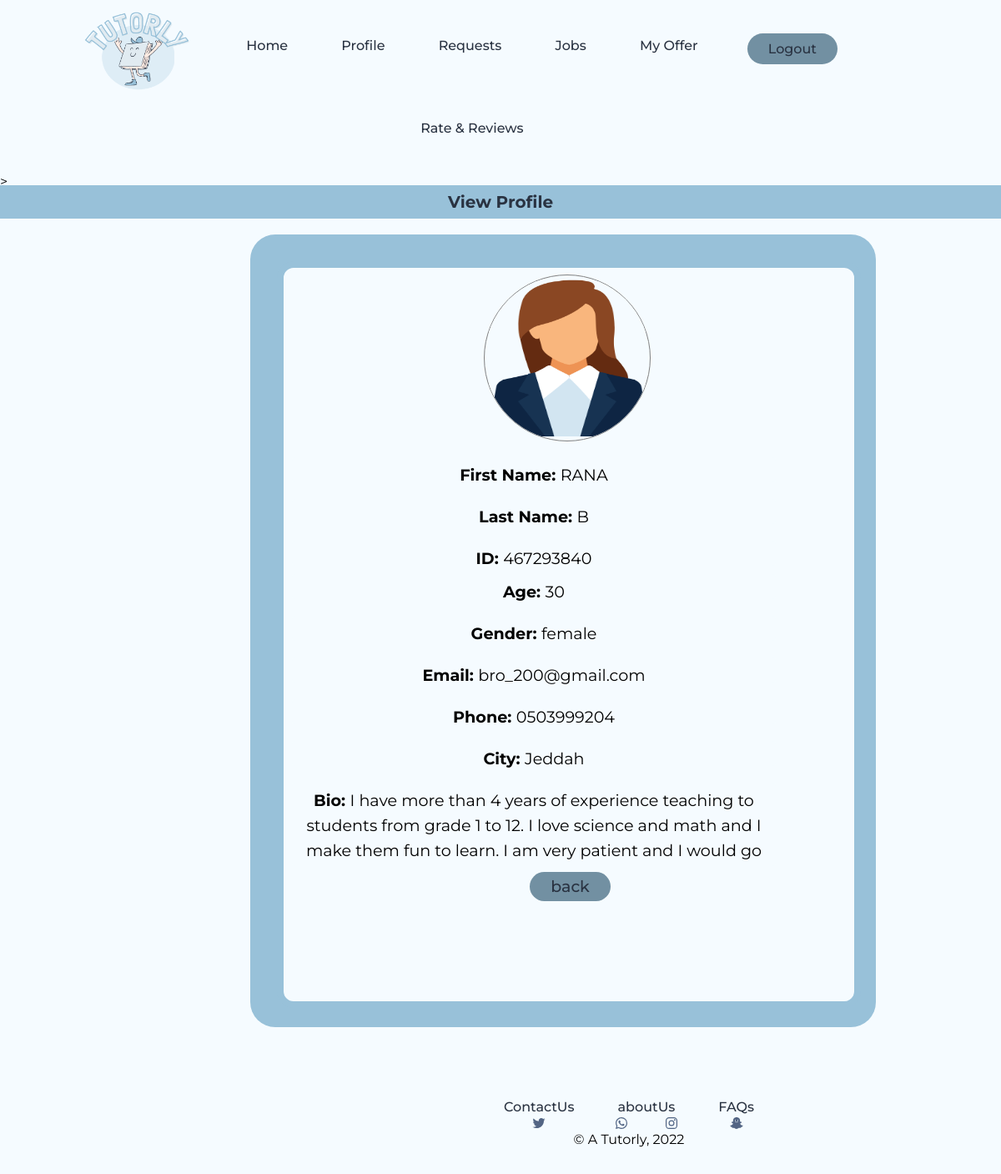
The page /php_files/ViewProfileTutor.php (signed in) on the database its author committed.
### tables this page shows
CREATE TABLE `tutor` (
  `email` varchar(100) NOT NULL,
  `password` varchar(30) NOT NULL,
  `firstName` varchar(100) NOT NULL,
  `lastName` varchar(100) NOT NULL,
  `gender` varchar(7) NOT NULL,
  `ID` int(11) NOT NULL,
  `age` int(11) NOT NULL,
  `city` varchar(30) NOT NULL,
  `phone` varchar(30) NOT NULL,
  `bio` text NOT NULL,
  `img` varchar(100) NOT NULL
);

### php_files/ViewProfileTutor.php (the view, shortened to what this page needs)
<?php
$servername= "localhost";
$username= "root" ;
$password= "";
$dbname= "381" ;
$connection= mysqli_connect($servername,$username,$password,$dbname);
?>
<?php include ("../php_files/tutorHeader.php"); ?>
<!DOCTYPE html>
<html lang ="en">
    <head>
    <link rel ="stylesheet" type= "text/css" href="../css_files/common.css">>
     <link rel ="stylesheet" type= "text/css" href="../css_files/ViewProfileTutor.css">
     </html>
</head>
     <body>
        <h2>
            View Profile
        </h2>
        <?php
                $currentUser = $_SESSION['email'];
                $sql = "SELECT * FROM `tutor` WHERE email ='$currentUser'";
                $gotResuslts = mysqli_query($connection,$sql);
                if($gotResuslts){
                    if(mysqli_num_rows($gotResuslts)>0){
                        while($row = mysqli_fetch_array($gotResuslts)){
                        ?>
            <div class="holder">
                <div class = "detail">
                <div class="profile-pic-div">
               <img src="../images/TutorPic1.png"<?php echo $row['img']; ?> id="photo"  alt="Tutor Picture" height="250"></div><br>
                       <p class="needs-container"> First Name: <span class="par"><?php echo $row['firstName']; ?></span>
            </p>
            <p class="needs-container">
                Last Name:
                <span class="par"> <?php echo $row['lastName']; ?></span>
            </p>
            <p class="needs-container"> ID:
                <span class="par"><?php echo $row['ID']; ?></span>
            </p>
            <p class="needs-container"> Age:
                <span class="par"><?php echo $row['age']; ?></span>
            </p>
            <p class="needs-container"> Gender: <span class="par"><?php echo $row['gender']; ?></span>
            </p>
            <p class="needs-container"> Email:
            <span class="par"><?php echo $row['email']; ?></span>
            </p>
            <p class="needs-container"> Phone:
                <span class="par"><?php echo $row['phone']; ?></span>
            </p>
            <p class="needs-container"> City:
                <span class="par"><?php echo $row['city']; ?></span>
            </p>
            <p class="bio-par"> Bio:
                <span class="par">
                <?php echo $row['bio']; ?>
                </span>
            </p>
<a class= "button1" id="but" href="../php_files/HomePageTutor.php">back</a>
                     </p>  </div>
                     <?php
}}}  ?>
<br><br><br>
                     <?php include ("../php_files/footer.php"); ?>
     </body>
</html>

### css_files/common.css (style rules this page uses)
* { box-sizing: border-box; margin: 0; padding : 0; background-color: #F5FBFF; font-family: "Montserrat", sans-serif; }
li, a { font-weight: 500; font-size: 16px; color: #293241; text-decoration: none; }
h2 { height: 40px; background-color:#98C1D9; color: #293241; text-align: center; padding: 8px; font-weight: bold; font-size: 20px; margin: -5px; }
html, body { height:100%; width: 100%; margin: 0; display: table; }
.detail { text-align: left; height:500px; width: 700px; padding: 10px; }
.pic, .detail { border-radius: 20px; border: solid #98C1D9 5px; margin: 1% -3.5%; }
.button1,.Submit,.changephoto { font-size: 19px; border-radius: 20px; padding: 5px; transition: all 0.3s ease 0s; }
.button1,.changephoto { background-color:#7290a2 ; cursor: pointer; padding: 6px 25px; margin-left:240px; left:18%; }
.holder { padding: 25px ; margin-top: 30px; line-height: 30px; text-align: center; background-color:#98C1D9; border-radius: 30px; margin: 2% 25%; }
span.par { font-weight: 400; color:black; }
.needs-container { font-size: larger; height: 30px; width: 580px; display: block; margin-top: 10px; margin-bottom: 10px; background-clip: padding-box; border-radius: 0.25rem; padding: .375rem .75rem; font-weight: 650; }
.bio-par { font-size: larger; height: 100px; width: 580px; display: block; margin-top: 10px; margin-bottom: 10px; background-clip: padding-box; border-radius: 0.25rem; padding: .375rem .75rem; overflow: auto; font-weight: 650; }

### css_files/ViewProfileTutor.css (style rules this page uses)
.detail { text-align: center; height: 895px; width: 700px; }
.pic, .detail { border: solid #98C1D9 8px; margin: 1%; }
.holder { width: 750px; height: 950px; }

### php_files/ViewProfileTutor.php (style rules this page uses)
.profile-pic-div { height: 200px; width: 200px; margin-left: 300px; margin-bottom: -23px; padding: 5px; bottom: 10px; transform: translate(-35%,-1%); border-radius: 50%; overflow: hidden; border: 1px solid grey; }
#photo { height: 100%; width: 100%; }
#but { margin-left: 3px; }
html, body { display:inline-block; }

### rows shown on the page
tutor: img (picture), firstName "RANA", lastName "B", ID "467293840", age "30", gender "female", email "bro_200@gmail.com", phone "0503999204", city "Jeddah", bio "I have more than 4 years of experience teaching to students from grade 1 to 12. I love science and math and I make them fun to learn. I am very patient and I would go…"
